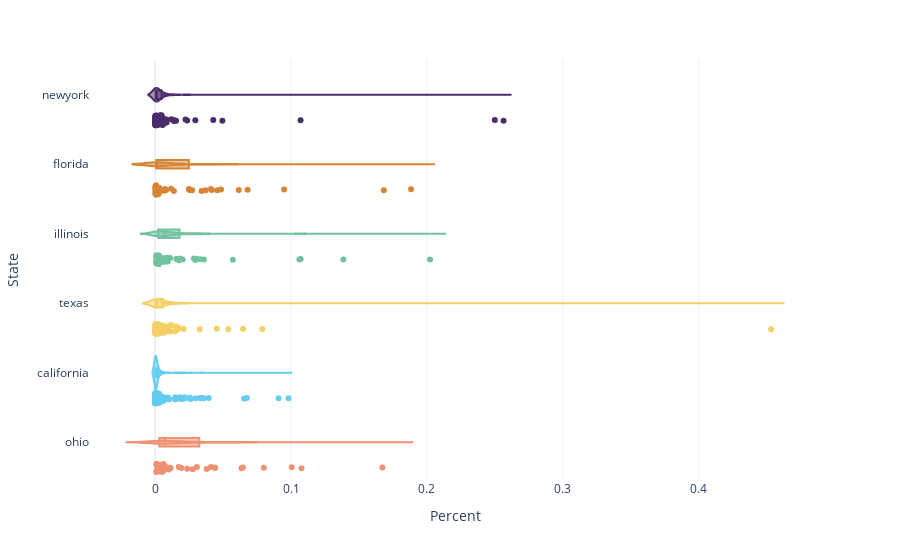

The notebook cell this image was saved under:
### Code cell
fig_voilin_norm=px.violin(
    num_articles_master,
    box=True,
    points="all",
    hover_data=num_articles_master.columns,
        color_discrete_map=collection_color_map,
        labels={'state':'State','count':'Count','perc':'Percent'},
    color="state",
    # height=900,
    x="perc",
    y="state",
).update_layout(showlegend=False)

fig_voilin_norm.write_image('fig_violin_pct.png', scale=2)
fig_voilin_norm.write_image('fig_violin_pct.svg')

fig_voilin_norm

### Figure 1 — Plotly figure (JSON) as saved in the notebook; plotly's stock layout.template omitted (floating-point values rounded to 4 significant figures; data arrays with more than 128 entries replaced by an {"elided": "..."} marker saying what was removed)
{"data": [{"alignmentgroup": "True", "box": {"visible": true}, "customdata": {"elided": "101x2 mixed values"}, "hovertemplate": "State=%{y}<br>Percent=%{x}<br>media_name=%{customdata[0]}<br>Count=%{customdata[1]}<extra></extra>", "legendgroup": "newyork", "marker": {"color": "#4B2D6B"}, "name": "newyork", "offsetgroup": "newyork", "orientation": "h", "points": "all", "scalegroup": "True", "showlegend": true, "type": "violin", "x": [0.006222, 0.0002489, 0.0002489, 0.001493, 0.0004978, 0.005724, 0.0004978, 0.01195, 0.001742, 0.0007466, 0.004729, 0.0009955, 0.003235, 0.0009955, 0.0009955, 0.0009955, 0.002489, 0.001991, 0.0002489, 0.0007466, 0.003733, 0.0009955, 0.0004978, 0.0004978, 0.0009955, 0.0002489, 0.04953, 0.005475, 0.005226, 0.001493, 0.01369, 0.004729, 0.0007466, 0.008462, 0.0004978, 0.0004978, 0.0002489, 0.0009955, 0.0002489, 0.04281, 0.0004978, 0.02364, 0.0002489, 0.005724, 0.0002489, 0.006969, 0.107, 0.0007466, 0.0007466, 0.0002489, 0.001244, 0.0002489, 0.0224, 0.003235, 0.0002489, 0.2499, 0.02962, 0.003235, 0.0002489, 0.008462, 0.0009955, 0.0002489, 0.005973, 0.0002489, 0.0002489, 0.0004978, 0.0007466, 0.0002489, 0.001244, 0.0002489, 0.003235, 0.0007466, 0.0004978, 0.01543, 0.0004978, 0.0002489, 0.0004978, 0.01394, 0.001244, 0.0002489, 0.0007466, 0.2563, 0.0007466, 0.005475, 0.0002489, 0.0002489, 0.005724, 0.0002489, 0.0002489, 0.003733, 0.001991, 0.004978, 0.0004978, 0.0009955, 0.001742, 0.004231, 0.0004978, 0.001493, 0.007466, 0.0002489, 0.001493], "x0": " ", "xaxis": "x", "y": ["newyork", "newyork", "newyork", "newyork", "newyork", "newyork", "newyork", "newyork", "newyork", "newyork", "newyork", "newyork", "newyork", "newyork", "newyork", "newyork", "newyork", "newyork", "newyork", "newyork", "newyork", "newyork", "newyork", "newyork", "newyork", "newyork", "newyork", "newyork", "newyork", "newyork", "newyork", "newyork", "newyork", "newyork", "newyork", "newyork", "newyork", "newyork", "newyork", "newyork", "newyork", "newyork", "newyork", "newyork", "newyork", "newyork", "newyork", "newyork", "newyork", "newyork", "newyork", "newyork", "newyork", "newyork", "newyork", "newyork", "newyork", "newyork", "newyork", "newyork", "newyork", "newyork", "newyork", "newyork", "newyork", "newyork", "newyork", "newyork", "newyork", "newyork", "newyork", "newyork", "newyork", "newyork", "newyork", "newyork", "newyork", "newyork", "newyork", "newyork", "newyork", "newyork", "newyork", "newyork", "newyork", "newyork", "newyork", "newyork", "newyork", "newyork", "newyork", "newyork", "newyork", "newyork", "newyork", "newyork", "newyork", "newyork", "newyork", "newyork", "newyork"], "y0": " ", "yaxis": "y"}, {"alignmentgroup": "True", "box": {"visible": true}, "customdata": [["abc-7.com", 1], ["af.mil", 1], ["ballingerpublishing.com", 1], ["beacononlinenews.com", 2], ["biscaynetimes.com", 4], ["bocamag.com", 2], ["browardpalmbeach.com", 3], ["caribbeannationalweekly.com", 8], ["clickorlando.com", 413], ["cltampa.com", 61], ["communitynewspapers.com", 3], ["crestviewbulletin.com", 1], ["eaglenews.org", 2], ["ecbpublishing.com", 1], ["floridaweekly.com", 6], ["gotowncrier.com", 1], ["heritagefl.com", 4], ["highlandstoday.com", 3], ["hotspotsmagazine.com", 102], ["inweekly.net", 18], ["jacksonville.com", 1], ["libreonline.com", 1], ["local10.com", 91], ["miaminewtimes.com", 29], ["mynews13.com", 1], ["mypanhandle.com", 6], ["nbcmiami.com", 233], ["news4jax.com", 3], ["orlandoadvocate.com", 2], ["orlandosentinel.com", 151], ["orlandoweekly.com", 67], ["palmbeachillustrated.com", 2], ["paradisenewsfl.com", 2], ["sarasotamagazine.com", 2], ["sflcn.com", 1], ["sfltimes.com", 3], ["sun-sentinel.com", 112], ["thegabber.com", 8], ["themiamihurricane.com", 6], ["thesandspur.org", 4], ["thewestsidegazette.com", 20], ["veronews.com", 1], ["villages-news.com", 5], ["watermarkonline.com", 462], ["wesh.com", 119], ["westorlandonews.com", 7], ["wfla.com", 101], ["wgcu.org", 11], ["winknews.com", 34], ["wjct.org", 3], ["wmnf.org", 84], ["wpbf.com", 16], ["wptv.com", 167], ["wsvn.com", 62]], "hovertemplate": "State=%{y}<br>Percent=%{x}<br>media_name=%{customdata[0]}<br>Count=%{customdata[1]}<extra></extra>", "legendgroup": "florida", "marker": {"color": "#D68537"}, "name": "florida", "offsetgroup": "florida", "orientation": "h", "points": "all", "scalegroup": "True", "showlegend": true, "type": "violin", "x": [0.0004075, 0.0004075, 0.0004075, 0.000815, 0.00163, 0.000815, 0.001222, 0.00326, 0.1683, 0.02486, 0.001222, 0.0004075, 0.000815, 0.0004075, 0.002445, 0.0004075, 0.00163, 0.001222, 0.04156, 0.007335, 0.0004075, 0.0004075, 0.03708, 0.01182, 0.0004075, 0.002445, 0.09495, 0.001222, 0.000815, 0.06153, 0.0273, 0.000815, 0.000815, 0.000815, 0.0004075, 0.001222, 0.04564, 0.00326, 0.002445, 0.00163, 0.00815, 0.0004075, 0.002037, 0.1883, 0.04849, 0.002852, 0.04116, 0.004482, 0.01385, 0.001222, 0.03423, 0.00652, 0.06805, 0.02526], "x0": " ", "xaxis": "x", "y": ["florida", "florida", "florida", "florida", "florida", "florida", "florida", "florida", "florida", "florida", "florida", "florida", "florida", "florida", "florida", "florida", "florida", "florida", "florida", "florida", "florida", "florida", "florida", "florida", "florida", "florida", "florida", "florida", "florida", "florida", "florida", "florida", "florida", "florida", "florida", "florida", "florida", "florida", "florida", "florida", "florida", "florida", "florida", "florida", "florida", "florida", "florida", "florida", "florida", "florida", "florida", "florida", "florida", "florida"], "y0": " ", "yaxis": "y"}, {"alignmentgroup": "True", "box": {"visible": true}, "customdata": [["abc7chicago.com", 31], ["austinweeklynews.com", 2], ["bradleyscout.com", 2], ["breezecourier.com", 22], ["centralillinoisproud.com", 8], ["chicagodefender.com", 5], ["chicagomag.com", 3], ["chicagomaroon.com", 2], ["chicagoreader.com", 19], ["chicagoreporter.com", 1], ["chicagotribune.com", 219], ["chronicleillinois.com", 3], ["columbiachronicle.com", 7], ["dailyherald.com", 116], ["dailyillini.com", 10], ["dailynorthwestern.com", 17], ["decaturtribune.com", 1], ["depauliaonline.com", 3], ["enewspf.com", 1], ["evanstonroundtable.com", 9], ["forestparkreview.com", 3], ["ibjonline.com", 8], ["illinoistimes.com", 12], ["indiatribune.com", 3], ["indymedia.org", 1], ["lawndalenews.com", 2], ["loyolaphoenix.com", 5], ["mystateline.com", 39], ["nbcchicago.com", 36], ["northernstar.info", 10], ["oakpark.com", 6], ["ourquadcities.com", 9], ["rblandmark.com", 4], ["republictimes.net", 19], ["shawlocal.com", 33], ["suntimes.com", 62], ["thecommunityword.com", 2], ["thepaper1901.com", 2], ["thereporter.com", 32], ["thesouthern.com", 9], ["thewoodstockindependent.com", 1], ["wesleyanargus.com", 3], ["wgnradio.com", 10], ["wgntv.com", 150], ["windycityword.com", 20], ["wjbc.com", 4], ["wlds.com", 2], ["wmay.com", 115]], "hovertemplate": "State=%{y}<br>Percent=%{x}<br>media_name=%{customdata[0]}<br>Count=%{customdata[1]}<extra></extra>", "legendgroup": "illinois", "marker": {"color": "#72C29F"}, "name": "illinois", "offsetgroup": "illinois", "orientation": "h", "points": "all", "scalegroup": "True", "showlegend": true, "type": "violin", "x": [0.02862, 0.001847, 0.001847, 0.02031, 0.007387, 0.004617, 0.00277, 0.001847, 0.01754, 0.0009234, 0.2022, 0.00277, 0.006464, 0.1071, 0.009234, 0.0157, 0.0009234, 0.00277, 0.0009234, 0.00831, 0.00277, 0.007387, 0.01108, 0.00277, 0.0009234, 0.001847, 0.004617, 0.03601, 0.03324, 0.009234, 0.00554, 0.00831, 0.003693, 0.01754, 0.03047, 0.05725, 0.001847, 0.001847, 0.02955, 0.00831, 0.0009234, 0.00277, 0.009234, 0.1385, 0.01847, 0.003693, 0.001847, 0.1062], "x0": " ", "xaxis": "x", "y": ["illinois", "illinois", "illinois", "illinois", "illinois", "illinois", "illinois", "illinois", "illinois", "illinois", "illinois", "illinois", "illinois", "illinois", "illinois", "illinois", "illinois", "illinois", "illinois", "illinois", "illinois", "illinois", "illinois", "illinois", "illinois", "illinois", "illinois", "illinois", "illinois", "illinois", "illinois", "illinois", "illinois", "illinois", "illinois", "illinois", "illinois", "illinois", "illinois", "illinois", "illinois", "illinois", "illinois", "illinois", "illinois", "illinois", "illinois", "illinois"], "y0": " ", "yaxis": "y"}, {"alignmentgroup": "True", "box": {"visible": true}, "customdata": {"elided": "85x2 mixed values"}, "hovertemplate": "State=%{y}<br>Percent=%{x}<br>media_name=%{customdata[0]}<br>Count=%{customdata[1]}<extra></extra>", "legendgroup": "texas", "marker": {"color": "#F5CF65"}, "name": "texas", "offsetgroup": "texas", "orientation": "h", "points": "all", "scalegroup": "True", "showlegend": true, "type": "violin", "x": [0.0161, 0.0003286, 0.001643, 0.003943, 0.001643, 0.0006572, 0.0003286, 0.0009859, 0.006244, 0.4532, 0.0006572, 0.07887, 0.0009859, 0.0003286, 0.0003286, 0.01183, 0.0009859, 0.002629, 0.0003286, 0.01117, 0.005915, 0.008216, 0.005587, 0.001314, 0.0009859, 0.0009859, 0.003943, 0.0009859, 0.0003286, 0.0006572, 0.001643, 0.001314, 0.003943, 0.01709, 0.0003286, 0.001314, 0.005258, 0.01545, 0.0003286, 0.0003286, 0.0003286, 0.0003286, 0.03286, 0.001972, 0.00953, 0.04535, 0.06474, 0.01709, 0.0009859, 0.0003286, 0.0006572, 0.004601, 0.05389, 0.0003286, 0.001972, 0.004601, 0.002629, 0.001643, 0.001972, 0.01446, 0.001972, 0.0003286, 0.0009859, 0.0003286, 0.01117, 0.009859, 0.0003286, 0.001643, 0.0009859, 0.0003286, 0.001972, 0.0006572, 0.0006572, 0.0009859, 0.008544, 0.0009859, 0.0006572, 0.0003286, 0.0023, 0.0006572, 0.0023, 0.0006572, 0.02103, 0.0006572, 0.0003286], "x0": " ", "xaxis": "x", "y": ["texas", "texas", "texas", "texas", "texas", "texas", "texas", "texas", "texas", "texas", "texas", "texas", "texas", "texas", "texas", "texas", "texas", "texas", "texas", "texas", "texas", "texas", "texas", "texas", "texas", "texas", "texas", "texas", "texas", "texas", "texas", "texas", "texas", "texas", "texas", "texas", "texas", "texas", "texas", "texas", "texas", "texas", "texas", "texas", "texas", "texas", "texas", "texas", "texas", "texas", "texas", "texas", "texas", "texas", "texas", "texas", "texas", "texas", "texas", "texas", "texas", "texas", "texas", "texas", "texas", "texas", "texas", "texas", "texas", "texas", "texas", "texas", "texas", "texas", "texas", "texas", "texas", "texas", "texas", "texas", "texas", "texas", "texas", "texas", "texas"], "y0": " ", "yaxis": "y"}, {"alignmentgroup": "True", "box": {"visible": true}, "customdata": {"elided": "253x2 mixed values"}, "hovertemplate": "State=%{y}<br>Percent=%{x}<br>media_name=%{customdata[0]}<br>Count=%{customdata[1]}<extra></extra>", "legendgroup": "california", "marker": {"color": "#64CDF0"}, "name": "california", "offsetgroup": "california", "orientation": "h", "points": "all", "scalegroup": "True", "showlegend": true, "type": "violin", "x": {"elided": "253 float values"}, "x0": " ", "xaxis": "x", "y": {"elided": "253 str values"}, "y0": " ", "yaxis": "y"}, {"alignmentgroup": "True", "box": {"visible": true}, "customdata": [["akron.com", 2], ["businessjournaldaily.com", 6], ["cincinnatimagazine.com", 3], ["citybeat.com", 78], ["cityscenecolumbus.com", 1], ["cleveland.com", 10], ["clevescene.com", 27], ["columbuspost.com", 5], ["delgazette.com", 4], ["denisonian.com", 1], ["examiner.org", 11], ["fox8.com", 43], ["freepress.org", 3], ["kentwired.com", 19], ["kenyoncollegian.com", 3], ["limaohio.com", 43], ["lovelandmagazine.com", 6], ["morningjournal.com", 40], ["nbc4i.com", 62], ["news-herald.com", 7], ["oberlinreview.org", 2], ["onnradio.com", 63], ["portsmouth-dailytimes.com", 4], ["recordherald.com", 7], ["sent-trib.com", 5], ["thecatholictelegraph.com", 17], ["thecincinnatiherald.com", 6], ["thejambar.com", 2], ["thelantern.com", 7], ["toledocitypaper.com", 7], ["tribtoday.com", 1], ["usatoday.com", 37], ["wcpo.com", 11], ["wdtn.com", 163], ["whbc.com", 2], ["wkbn.com", 105], ["wlwt.com", 98], ["wooster.edu", 1], ["wordpress.com", 30], ["woub.org", 23], ["ysnews.com", 10]], "hovertemplate": "State=%{y}<br>Percent=%{x}<br>media_name=%{customdata[0]}<br>Count=%{customdata[1]}<extra></extra>", "legendgroup": "ohio", "marker": {"color": "#EF9173"}, "name": "ohio", "offsetgroup": "ohio", "orientation": "h", "points": "all", "scalegroup": "True", "showlegend": true, "type": "violin", "x": [0.002051, 0.006154, 0.003077, 0.08, 0.001026, 0.01026, 0.02769, 0.005128, 0.004103, 0.001026, 0.01128, 0.0441, 0.003077, 0.01949, 0.003077, 0.0441, 0.006154, 0.04103, 0.06359, 0.007179, 0.002051, 0.06462, 0.004103, 0.007179, 0.005128, 0.01744, 0.006154, 0.002051, 0.007179, 0.007179, 0.001026, 0.03795, 0.01128, 0.1672, 0.002051, 0.1077, 0.1005, 0.001026, 0.03077, 0.02359, 0.01026], "x0": " ", "xaxis": "x", "y": ["ohio", "ohio", "ohio", "ohio", "ohio", "ohio", "ohio", "ohio", "ohio", "ohio", "ohio", "ohio", "ohio", "ohio", "ohio", "ohio", "ohio", "ohio", "ohio", "ohio", "ohio", "ohio", "ohio", "ohio", "ohio", "ohio", "ohio", "ohio", "ohio", "ohio", "ohio", "ohio", "ohio", "ohio", "ohio", "ohio", "ohio", "ohio", "ohio", "ohio", "ohio"], "y0": " ", "yaxis": "y"}], "layout": {"legend": {"title": {"text": "State"}, "tracegroupgap": 0}, "margin": {"t": 60}, "showlegend": false, "violinmode": "overlay", "xaxis": {"anchor": "y", "domain": [0, 1], "title": {"text": "Percent"}}, "yaxis": {"anchor": "x", "categoryarray": ["ohio", "california", "texas", "illinois", "florida", "newyork"], "categoryorder": "array", "domain": [0, 1], "title": {"text": "State"}}}}
